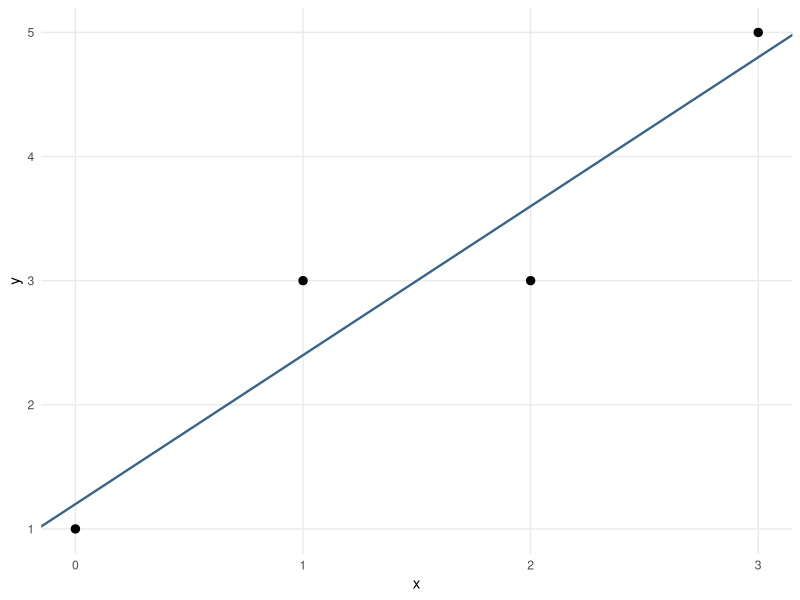

This figure's R source:
## ---- chunk 1
#| label: fig-matrix-regression
#| fig-cap: "Four observations and their least-squares fitted line."
library(ggplot2)
theme_set(theme_minimal(base_size = 11) +
            theme(legend.position = "bottom",
              panel.grid.minor = element_blank()))

x <- c(0, 1, 2, 3)
y <- c(1, 3, 3, 5)
mod <- lm(y ~ x)
summary(mod)

# Inspect the design matrix, fitted values, and residuals.
model.matrix(mod)
fitted(mod)
residuals(mod)

ggplot(data.frame(x, y), aes(x, y)) +
  geom_point(size = 2.5) +
  geom_abline(intercept = coef(mod)[1], slope = coef(mod)[2],
              colour = "steelblue4", linewidth = 0.8) +
  labs(x = "x", y = "y")
